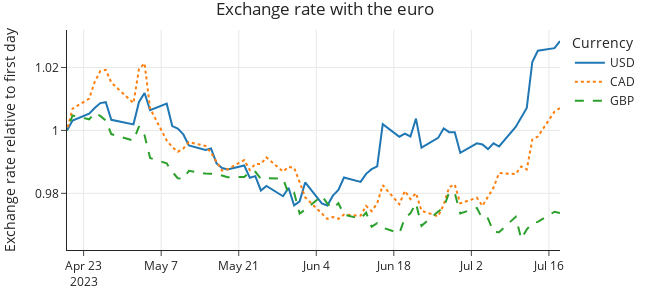

Notebook code cell kept with this figure:
### Markdown cell above
We wrap up this example with line plots of the exchange rates:

### Code cell
fig = px.line(xrates, x='date', y=["USD", "CAD", "GBP"],
             line_dash='variable',
             title="Exchange rate with the euro", 
             width=650, height=300)

fig.update_xaxes(title=None)
fig.update_yaxes(title='Exchange rate relative to first day')
fig.update_layout(legend_title_text='Currency', margin=dict(t=30))         
fig.show()
